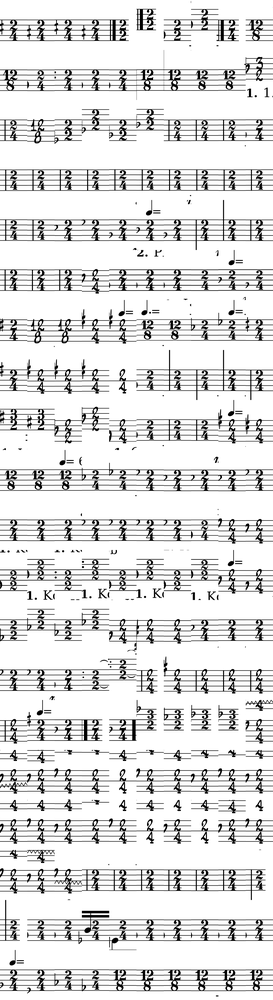
#> input picture DataSet/test.png, 273 x 1000 px, shrunk from 1200 x 4400 before the run
$ python Crop.py   (Python 2 division)
#> lines starting #> are read from the running program, lines starting #| are printed output that depends on the picture
from PIL import Image

img = Image.open('DataSet/test.png')
#> img is the input picture: PIL image 273x1000 L; min 0, max 255, mean 223.1
tileSize = (120, 220)
width, height = img.size
#> width = 273; height = 1000

# number of rows
rows = height / tileSize[1]
#> rows = 4

# number of elements in each row
cols = width / tileSize[0]
#> cols = 2

for i in range(cols):
    for j in range(rows):
        cropped_img = img.crop((120 * i, 220 * j, 120 * (i + 1), 220 * (j + 1)))
        cropped_img.save('DataSet/test_' + str(j) + '_' + str(i) + '.png')
#> this loop made 2 passes
#> pass 1, `cropped_img.save('DataSet/test_' + str(j) + '_' + str(i) + '.png')`:
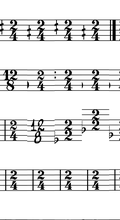
#> saved as test_0_0.png: PIL image 120x220 L; min 0, max 255, mean 227.5
#> pass 1, `cropped_img.save('DataSet/test_' + str(j) + '_' + str(i) + '.png')`:
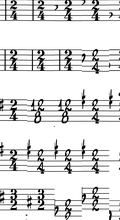
#> saved as test_1_0.png: PIL image 120x220 L; min 0, max 255, mean 221.7
#> pass 1, `cropped_img.save('DataSet/test_' + str(j) + '_' + str(i) + '.png')`:
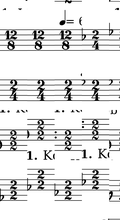
#> saved as test_2_0.png: PIL image 120x220 L; min 0, max 255, mean 226.1
#> pass 1, `cropped_img.save('DataSet/test_' + str(j) + '_' + str(i) + '.png')`:
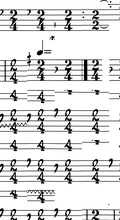
#> saved as test_3_0.png: PIL image 120x220 L; min 0, max 255, mean 219.4
#> after the loop:
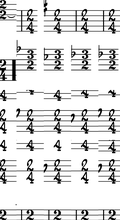
#> cropped_img: PIL image 120x220 L; min 0, max 255, mean 220.3
